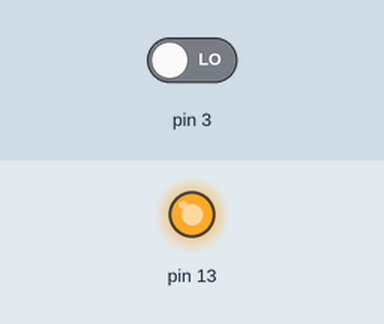
The sketch below on a simulated Arduino Uno, built with avr-gcc and run on an emulated ATmega328P. Parts: output pins drawn as LEDs (lit = HIGH). The test bench sets the inputs (shaded band); at power-on: pin 3 LOW.

Above: at 1.2 s.
1.3 s: pin 3 driven HIGH
At 2.5 s:
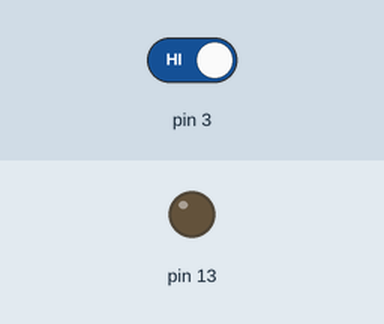
2.8 s: pin 3 driven LOW
At 3.7 s:
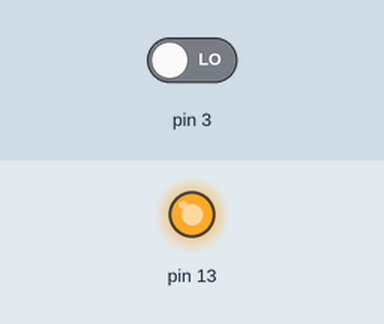
Timing chart, 0 to 5.8 s (numbered marks = the images above; inputs shaded):
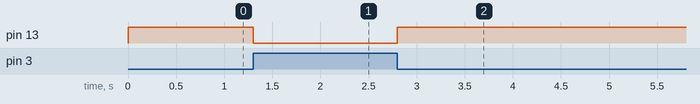

The sketch:

8_irsensor.ino
```cpp
void setup() {
  // put your setup code here, to run once:
  pinMode(13,OUTPUT);
  pinMode(3,INPUT);

}

void loop() {
  // put your main code here, to run repeatedly:
  if(digitalRead(3)==1){
    digitalWrite(13,LOW);
  }
  else{
    digitalWrite(13,HIGH);
  }
}
```

Measured:
- after the input at 1.3 s, pin 13: HIGH → LOW at once
- after the input at 2.8 s, pin 13: LOW → HIGH at once
